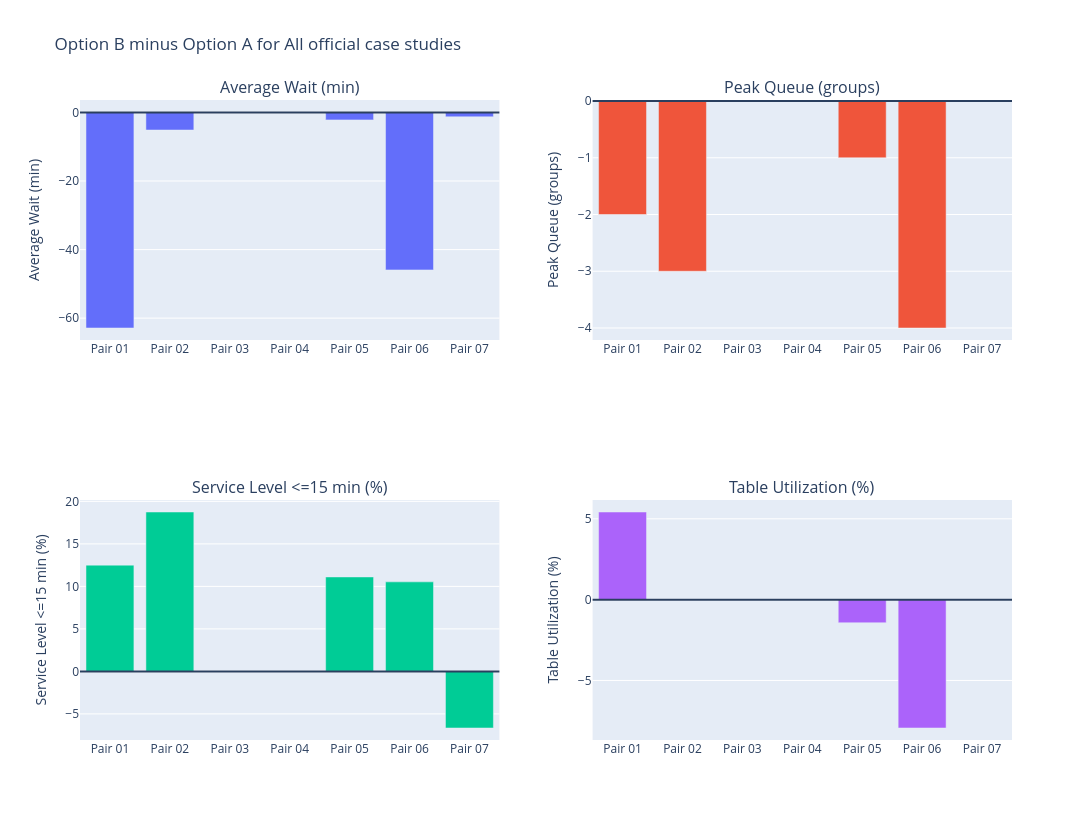

The cell this chart's notebook holds for it:
### Markdown cell above
## Delta Analysis

This section focuses on the change from Option A to Option B, helping the reader understand what actually improves, worsens, or stays flat after switching policies.

### Code cell
interesting_delta_metrics = [
    "average_wait_time",
    "max_queue_length",
    "service_level_within_15_min",
    "table_utilization_overall",
]
delta_columns = ["pair", "scenario", *[metric_label(metric) for metric in interesting_delta_metrics]]

delta_rows_for_display = [
    {
        "pair": short_case_label(case_lookup[row["case_study"]]),
        "scenario": row["title"],
        **{
            metric_label(metric): format_delta_value(metric, row[metric])
            for metric in interesting_delta_metrics
        },
    }
    for row in delta_rows
]

display(render_table(delta_rows_for_display, delta_columns))

go, make_subplots, plotly_error = load_plotly()
if go is None:
    print(f"Plotly is not available in this kernel ({plotly_error}). The delta table above still shows the B minus A changes.")
else:
    delta_chart = make_subplots(
        rows=2,
        cols=2,
        subplot_titles=tuple(metric_label(metric) for metric in interesting_delta_metrics),
    )
    positions = [(1, 1), (1, 2), (2, 1), (2, 2)]
    case_labels = [short_case_label(case_lookup[row["case_study"]]) for row in delta_rows]
    for metric, (row_idx, col_idx) in zip(interesting_delta_metrics, positions):
        delta_chart.add_trace(
            go.Bar(
                name=metric_label(metric),
                x=case_labels,
                y=[scale_metric(metric, row[metric]) for row in delta_rows],
            ),
            row=row_idx,
            col=col_idx,
        )
        delta_chart.add_hline(y=0, row=row_idx, col=col_idx)
        delta_chart.update_yaxes(title_text=metric_label(metric), row=row_idx, col=col_idx)
    delta_chart.update_layout(
        title=f"Option B minus Option A for {selected_case_label}",
        height=820,
        width=1180,
        showlegend=False,
    )
    delta_chart.show()

largest_wait_gain = min(delta_rows, key=lambda row: row["average_wait_time"])
largest_service_gain = max(delta_rows, key=lambda row: row["service_level_within_15_min"])
largest_util_shift = max(delta_rows, key=lambda row: abs(row["table_utilization_overall"]))
util_direction = "increased" if largest_util_shift["table_utilization_overall"] > 0 else "decreased"

display(
    Markdown(
        "### Delta reading guide\n"
        "- For **Average Wait** and **Peak Queue**, a negative delta means Option B relieved congestion relative to Option A.\n"
        "- For **Service Level** and **Table Utilization**, a positive delta means Option B improved the outcome.\n"
        f"- The biggest wait reduction in the current selection is **{largest_wait_gain['title']}**, with a change of **{format_delta_value('average_wait_time', largest_wait_gain['average_wait_time'])}**.\n"
        f"- The strongest service-level gain appears in **{largest_service_gain['title']}**, at **{format_delta_value('service_level_within_15_min', largest_service_gain['service_level_within_15_min'])}**.\n"
        f"- The largest utilization shift appears in **{largest_util_shift['title']}**, where Option B **{util_direction}** utilization by **{format_delta_value('table_utilization_overall', largest_util_shift['table_utilization_overall'])}**."
    )
)

### Figure 1 — Plotly figure (JSON) as saved in the notebook; plotly's stock layout.template omitted (floating-point values rounded to 4 significant figures)
{"data": [{"name": "Average Wait (min)", "type": "bar", "x": ["Pair 01", "Pair 02", "Pair 03", "Pair 04", "Pair 05", "Pair 06", "Pair 07"], "xaxis": "x", "y": [-62.88, -5.125, 0.0, 0.1334, -2.167, -45.93, -1.267], "yaxis": "y"}, {"name": "Peak Queue (groups)", "type": "bar", "x": ["Pair 01", "Pair 02", "Pair 03", "Pair 04", "Pair 05", "Pair 06", "Pair 07"], "xaxis": "x2", "y": [-2.0, -3.0, 0.0, 0.0, -1.0, -4.0, 0.0], "yaxis": "y2"}, {"name": "Service Level <=15 min (%)", "type": "bar", "x": ["Pair 01", "Pair 02", "Pair 03", "Pair 04", "Pair 05", "Pair 06", "Pair 07"], "xaxis": "x3", "y": [12.5, 18.75, 0.0, 0.0, 11.11, 10.53, -6.66], "yaxis": "y3"}, {"name": "Table Utilization (%)", "type": "bar", "x": ["Pair 01", "Pair 02", "Pair 03", "Pair 04", "Pair 05", "Pair 06", "Pair 07"], "xaxis": "x4", "y": [5.42, 0.0, 0.0, 0.0, -1.43, -7.94, 0.0], "yaxis": "y4"}], "layout": {"annotations": [{"font": {"size": 16}, "showarrow": false, "text": "Average Wait (min)", "x": 0.225, "xanchor": "center", "xref": "paper", "y": 1.0, "yanchor": "bottom", "yref": "paper"}, {"font": {"size": 16}, "showarrow": false, "text": "Peak Queue (groups)", "x": 0.775, "xanchor": "center", "xref": "paper", "y": 1.0, "yanchor": "bottom", "yref": "paper"}, {"font": {"size": 16}, "showarrow": false, "text": "Service Level <=15 min (%)", "x": 0.225, "xanchor": "center", "xref": "paper", "y": 0.375, "yanchor": "bottom", "yref": "paper"}, {"font": {"size": 16}, "showarrow": false, "text": "Table Utilization (%)", "x": 0.775, "xanchor": "center", "xref": "paper", "y": 0.375, "yanchor": "bottom", "yref": "paper"}], "height": 820, "shapes": [{"type": "line", "x0": 0, "x1": 1, "xref": "x domain", "y0": 0, "y1": 0, "yref": "y"}, {"type": "line", "x0": 0, "x1": 1, "xref": "x2 domain", "y0": 0, "y1": 0, "yref": "y2"}, {"type": "line", "x0": 0, "x1": 1, "xref": "x3 domain", "y0": 0, "y1": 0, "yref": "y3"}, {"type": "line", "x0": 0, "x1": 1, "xref": "x4 domain", "y0": 0, "y1": 0, "yref": "y4"}], "showlegend": false, "title": {"text": "Option B minus Option A for All official case studies"}, "width": 1180, "xaxis": {"anchor": "y", "domain": [0.0, 0.45]}, "xaxis2": {"anchor": "y2", "domain": [0.55, 1.0]}, "xaxis3": {"anchor": "y3", "domain": [0.0, 0.45]}, "xaxis4": {"anchor": "y4", "domain": [0.55, 1.0]}, "yaxis": {"anchor": "x", "domain": [0.625, 1.0], "title": {"text": "Average Wait (min)"}}, "yaxis2": {"anchor": "x2", "domain": [0.625, 1.0], "title": {"text": "Peak Queue (groups)"}}, "yaxis3": {"anchor": "x3", "domain": [0.0, 0.375], "title": {"text": "Service Level <=15 min (%)"}}, "yaxis4": {"anchor": "x4", "domain": [0.0, 0.375], "title": {"text": "Table Utilization (%)"}}}}
